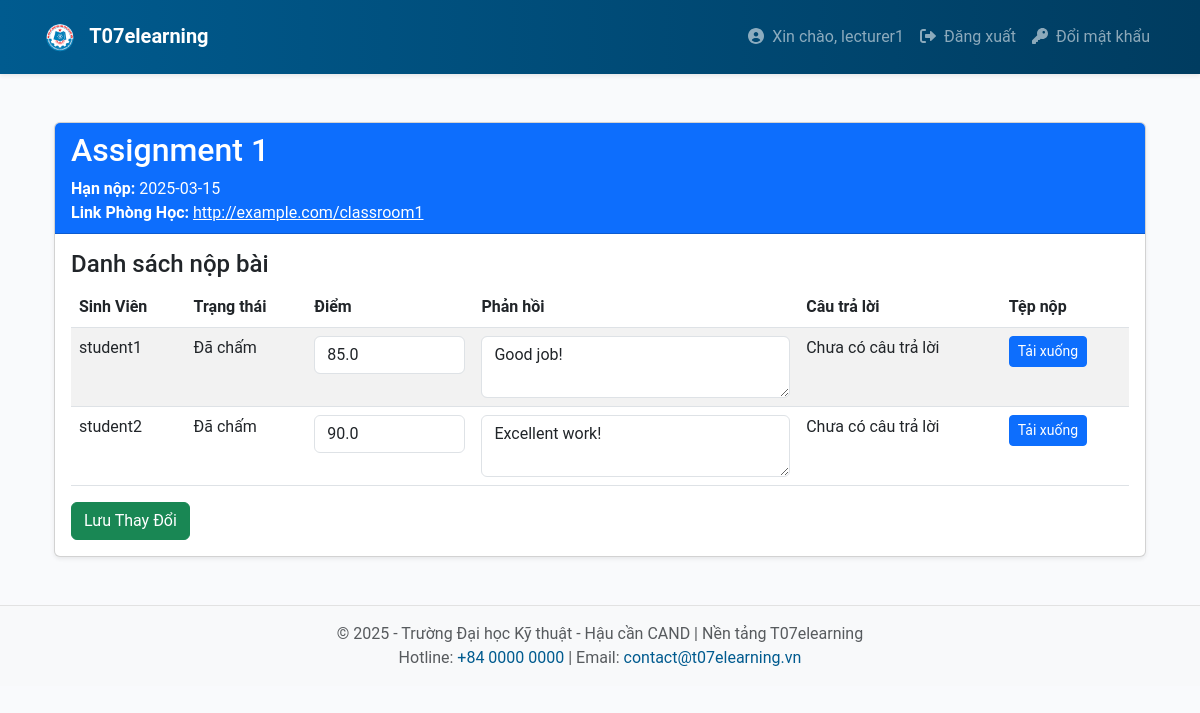
The app's page /lecturer/assignment/1/submissions (signed in) with its own data.
### app/models.py (models this page shows, shortened)
class User(UserMixin, db.Model):
    __tablename__ = 'users'
    id = db.Column(db.Integer, primary_key=True)
    username = db.Column(db.String(64), unique=True, nullable=False)
    email = db.Column(db.String(120), unique=True, nullable=False)
    password_hash = db.Column(db.String(128), nullable=False)
    registered_on = db.Column(db.DateTime, default=datetime.utcnow)
    last_seen = db.Column(db.DateTime, default=datetime.utcnow, onupdate=datetime.utcnow)
    roles = db.relationship('Role', secondary='user_roles', back_populates='users')
    courses = db.relationship('Course', backref='lecturer', lazy='dynamic')
    enrollments = db.relationship('Enrollment', backref='student', lazy='dynamic')
    submissions = db.relationship('Submission', backref='student', lazy='dynamic')
    notifications = db.relationship('Notification', backref='user', lazy='dynamic')
    def is_lecturer(self):
        return any(role.name == 'lecturer' for role in self.roles)

class Assignment(db.Model):
    __tablename__ = 'assignments'
    id = db.Column(db.Integer, primary_key=True)
    class_id = db.Column(db.Integer, db.ForeignKey('classes.id'), nullable=False)
    title = db.Column(db.String(128), nullable=False)
    description = db.Column(db.Text, nullable=True)
    due_date = db.Column(db.DateTime, nullable=False)
    max_attempts = db.Column(db.Integer, default=1)
    created_on = db.Column(db.DateTime, default=datetime.utcnow)
    attachment_url = db.Column(db.String(512), nullable=True)
    class_link = db.Column(db.String(256), nullable=True)  # New field for class link
    lecturer_id = db.Column(db.Integer, db.ForeignKey('users.id'), nullable=False)
    deadline_duration = db.Column(db.Integer, nullable=False, default=0)
    submissions = db.relationship('Submission', back_populates='assignment')

class Submission(db.Model):
    __tablename__ = 'submissions'
    id = db.Column(db.Integer, primary_key=True)
    assignment_id = db.Column(db.Integer, db.ForeignKey('assignments.id'), nullable=False)
    student_id = db.Column(db.Integer, db.ForeignKey('users.id'), nullable=False)
    submission_date = db.Column(db.DateTime, default=datetime.utcnow)
    file_url = db.Column(db.String(512), nullable=True)
    grade = db.Column(db.Float, nullable=True)
    feedback = db.Column(db.Text, nullable=True)
    status = db.Column(db.String(64), nullable=False, default='pending')
    answer = db.Column(db.Text, nullable=True)
    assignment = db.relationship('Assignment', back_populates='submissions')

### app/lecturer/routes.py (the view)
@bp.route('/assignment/<int:assignment_id>/submissions', methods=['GET'])
@login_required
def view_submissions(assignment_id):
    if not current_user.is_lecturer():
        flash('Bạn không có quyền truy cập trang này.')
        return redirect(url_for('main.index'))
    assignment = Assignment.query.get_or_404(assignment_id)
    submissions = Submission.query.filter_by(assignment_id=assignment.id).all()
    if assignment.deadline_duration:
        deadline_time = assignment.created_on + timedelta(minutes=assignment.deadline_duration)
    else:
        deadline_time = assignment.due_date
    for submission in submissions:
        if submission.status == 'pending' and datetime.utcnow() > deadline_time:
            submission.status = 'overdue'
            db.session.commit()
    return render_template('lecturer/view_submissions.html', assignment=assignment, submissions=submissions)

### app/templates/lecturer/view_submissions.html
{% extends "base.html" %} {% block content %}
<div class="container mt-5">
  <div class="card shadow-sm">
    <div class="card-header bg-primary text-white">
      <h2>{{ assignment.title }}</h2>
      <p class="mb-0">
        <strong>Hạn nộp:</strong> {{ assignment.due_date.strftime('%Y-%m-%d') }}
      </p>
      {% if assignment.class_link %}
      <p class="mb-0">
        <strong>Link Phòng Học:</strong>
        <a href="{{ assignment.class_link }}" target="_blank" class="class-link"
          >{{ assignment.class_link }}</a
        >
      </p>
      {% else %}
      <p class="mb-0"><strong>Link Phòng Học:</strong> Không có link</p>
      {% endif %}
    </div>
    <div class="card-body">
      <h4>Danh sách nộp bài</h4>
      <form
        method="POST"
        action="{{ url_for('lecturer.grade_submissions', assignment_id=assignment.id) }}"
      >
        <table class="table table-striped">
          <thead>
            <tr>
              <th>Sinh Viên</th>
              <th>Trạng thái</th>
              <th>Điểm</th>
              <th>Phản hồi</th>
              <th>Câu trả lời</th>
              <th>Tệp nộp</th>
            </tr>
          </thead>
          <tbody>
            {% for submission in submissions %}
            <tr>
              <td>{{ submission.student.username }}</td>
              <td>
                {% if submission.status == 'overdue' %}
                <span class="text-danger">Quá hạn</span>
                {% elif submission.status == 'submitted' %} Đã nộp {% elif
                submission.status == 'graded' %} Đã chấm {% else %} Chưa nộp {%
                endif %}
              </td>
              <td>
                <input
                  type="number"
                  name="grades[{{ submission.id }}]"
                  value="{{ submission.grade if submission.grade is not none else '' }}"
                  class="form-control"
                  min="0"
                  max="100"
                />
              </td>
              <td>
                <textarea
                  name="feedbacks[{{ submission.id }}]"
                  class="form-control"
                >
{{ submission.feedback if submission.feedback else '' }}</textarea
                >
              </td>
              <td>
                {{ submission.answer if submission.answer else 'Chưa có câu trả
                lời' }}
              </td>
              <td>
                {% if submission.file_url %}
                <a
                  href="{{ url_for('static', filename=submission.file_url.replace('\\', '/')) }}"
                  class="btn btn-primary btn-sm"
                  download
                  >Tải xuống</a
                >
                {% else %} Không có tệp {% endif %}
              </td>
            </tr>
            {% endfor %}
          </tbody>
        </table>
        <button type="submit" class="btn btn-success">Lưu Thay Đổi</button>
      </form>
    </div>
  </div>
</div>
{% endblock %}

### app/templates/base.html (shortened to what this page needs)
<!DOCTYPE html>
<html lang="vi">
  <head>
    <link
      rel="stylesheet"
      href="https://cdn.jsdelivr.net/npm/bootstrap@5.3.0/dist/css/bootstrap.min.css"
    />
    <link
      rel="stylesheet"
      href="{{ url_for('static', filename='css/main.css') }}"
    />
  </head>
  <body>
    <nav class="navbar navbar-expand-lg navbar-dark bg-t07 py-3 shadow-sm">
      <div class="container">
        <a class="navbar-brand fw-bold" href="{{ url_for('main.index') }}">
          <img
            src="{{ url_for('static', filename='images/logo.png') }}"
            alt="T07 Logo"
            height="30"
            class="me-2"
          />
          T07elearning
        </a>
        <div class="collapse navbar-collapse" id="mainNav">
          <ul class="navbar-nav ms-auto">
            {% if current_user.is_authenticated %}
            <li class="nav-item">
              <a class="nav-link" href="#">
                <i class="fas fa-user-circle me-1"></i> Xin chào, {{
                current_user.username }}
              </a>
            </li>
            <li class="nav-item">
              <a class="nav-link" href="{{ url_for('auth.logout') }}">
                <i class="fas fa-sign-out-alt me-1"></i> Đăng xuất
              </a>
            </li>
            <li class="nav-item">
              <a class="nav-link" href="{{ url_for('auth.change_password') }}">
                <i class="fas fa-key me-1"></i> Đổi mật khẩu
              </a>
            </li>
              {% endif %}
          </ul>
        </div>
      </div>
    </nav>
    <div class="container my-4">{% block content %} {% endblock %}</div>
    <footer class="bg-light py-3 footer-t07 mt-5">
      <div class="container text-center text-muted">
        <p class="mb-0">
          &copy; 2025 - Trường Đại học Kỹ thuật - Hậu cần CAND | Nền tảng
          T07elearning
        </p>
        <p class="mb-0">
          Hotline: <a href="tel:+8400000000">+84 0000 0000</a> | Email:
          <a href="mailto:contact@t07elearning.vn">contact@t07elearning.vn</a>
        </p>
      </div>
    </footer>
  </body>
</html>

### app/static/css/main.css (style rules this page uses)
* { box-sizing: border-box; }
body { font-family: "Roboto", sans-serif; background-color: #f9fafc; color: #4a4a4a; }
.bg-t07 { background: linear-gradient(90deg, #005b8f 0%, #003c60 100%); }
.footer-t07 { border-top: 1px solid #e2e2e2; }
.footer-t07 a { color: #005b8f; text-decoration: none; }
.class-link { color: white; }

### records on screen
User: username "lecturer1"
Assignment: title "Assignment 1", due_date "2025-03-15", class_link "http://example.com/classroom1"
Submission: student.username "student1", status "Đã chấm", grade "85.0", id "Good job!", answer "Chưa có câu trả lời"
Submission: student.username "student2", status "Đã chấm", grade "90.0", id "Excellent work!", answer "Chưa có câu trả lời"
